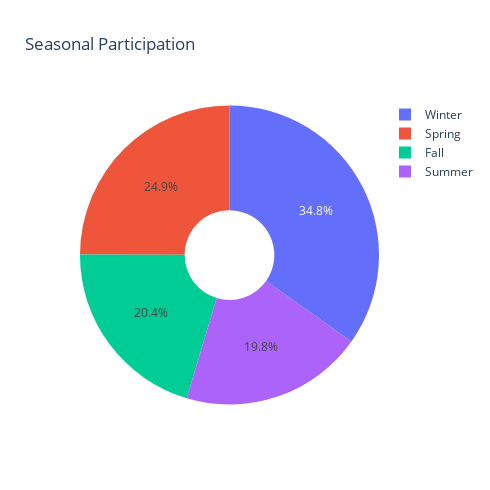

Here is the notebook cell this chart was saved with:
### Code cell
# Since plotly is more interactive using px rather than matplot
px.pie(seasonal_full , names = seasonal_full.index, values = seasonal_full.values, title = "Seasonal Participation", hole = .3, width = 490, height = 490)

### Figure 1 — Plotly figure (JSON) as saved in the notebook; plotly's stock layout.template omitted (floating-point values rounded to 4 significant figures)
{"data": [{"domain": {"x": [0, 1], "y": [0, 1]}, "hole": 0.3, "hovertemplate": "Seasons=%{label}<br>value=%{value}<extra></extra>", "labels": ["Winter", "Spring", "Fall", "Summer"], "legendgroup": "", "name": "", "showlegend": true, "type": "pie", "values": [2474013, 1772406, 1452767, 1407206]}], "layout": {"height": 490, "legend": {"tracegroupgap": 0}, "title": {"text": "Seasonal Participation"}, "width": 490}}
